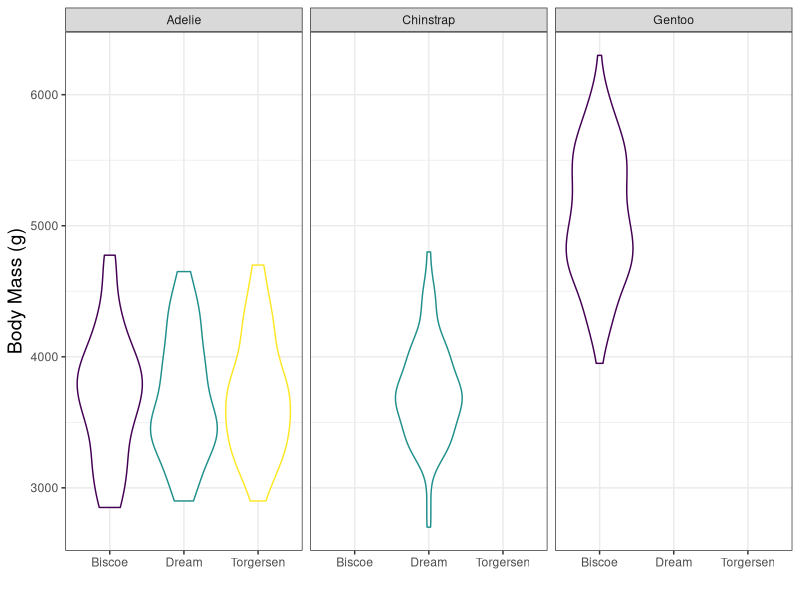
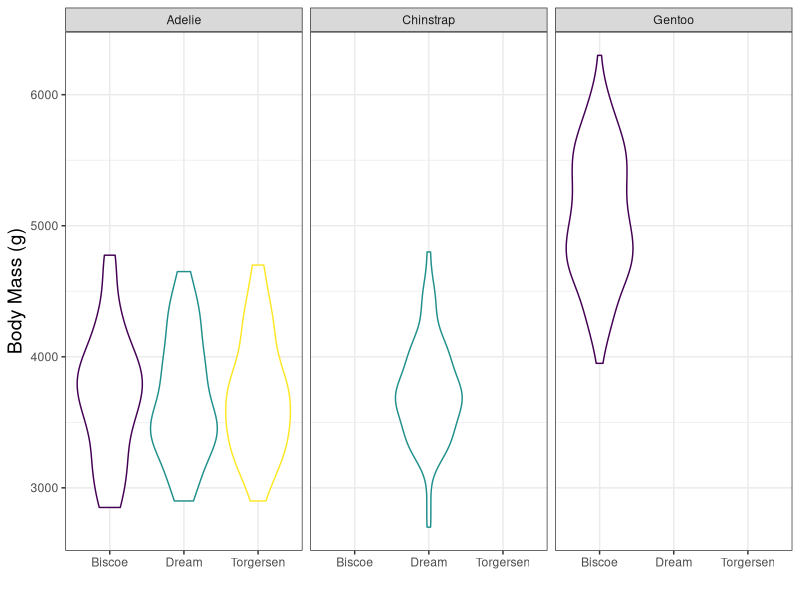

R code for these plots, in order:
#02/10/2021
#Group Plot

#load libraries
library(palmerpenguins)
library(tidyverse)
library(here)
library(ggplot2)
library(dplyr)

#check out data
glimpse(penguins)

#make ggplot
ggplot(data=penguins,
       mapping = aes(x = factor(island), #make island a factor
                     y = body_mass_g, color = island)) + #color code by island
          geom_violin(show.legend = FALSE)+ #make violin distributions
          facet_wrap(~species)+ #facet wrap by species
       labs(x = "",  
         y = "Body Mass (g)")+ #label axes, didn't want to label x 
       theme_bw()+ #set up background theme
        theme(axis.title = element_text(size=14, color="black"))+ #change text size
        guides(color = FALSE)+
        scale_color_viridis_d() #make friendly colors
        ggsave(here("Week_3","Output","penguin.png"),
         width = 7, height = 5) #saves plot to output folder
